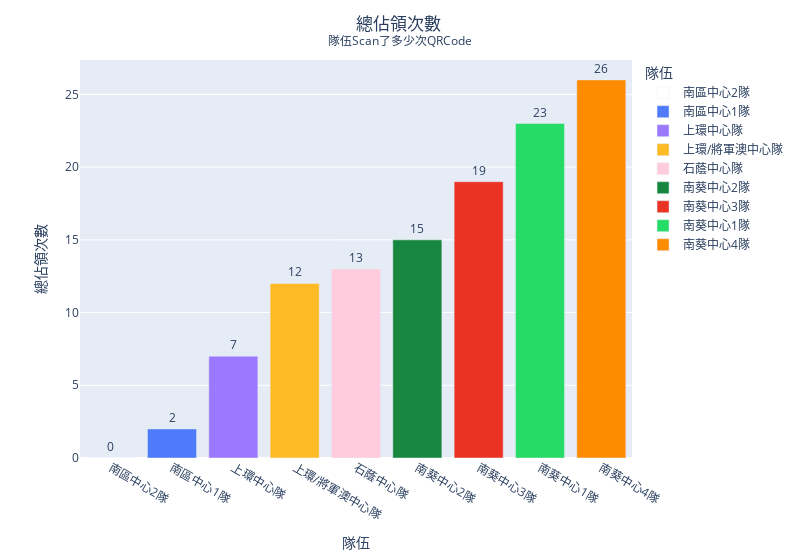

Notebook source saved alongside this figure:
### Code cell
fig = px.bar(
    users_df.sort('total_captured'), 
    x='name', 
    y='total_captured', 
    hover_data=['name', 'score', 'total_captured', 'duration', 'final_level', 'total_captured'], 
    labels={
        'name': "隊伍",
        'score': "分數",
        'score_offset': "分數",
        'total_captured': "總佔領次數",
        'final_level': "最終等級",
        'duration': "佔領時長",
        'total_captured': "總佔領次數"
    }, 
    color='name', 
    color_discrete_map=color_discrete_map, 
    text_auto='.0f',
    width=800,
)

fig.update_traces(textfont_size=12, textangle=0, textposition="outside", cliponaxis=False)
fig.update_layout(title_text='總佔領次數 <br><sup>隊伍Scan了多少次QRCode</sup>', title_x=0.5)

fig.show()

### Figure 1 — Plotly figure (JSON) as saved in the notebook; plotly's stock layout.template omitted (floating-point values rounded to 4 significant figures)
{"data": [{"alignmentgroup": "True", "cliponaxis": false, "customdata": [[0, 0, 1]], "hovertemplate": "隊伍=%{x}<br>總佔領次數=%{y}<br>分數=%{customdata[0]}<br>佔領時長=%{customdata[1]}<br>最終等級=%{customdata[2]}<extra></extra>", "legendgroup": "南區中心2隊", "marker": {"color": "#ffffff", "pattern": {"shape": ""}}, "name": "南區中心2隊", "offsetgroup": "南區中心2隊", "orientation": "v", "showlegend": true, "textangle": 0, "textfont": {"size": 12}, "textposition": "outside", "texttemplate": "%{y:.0f}", "type": "bar", "x": ["南區中心2隊"], "xaxis": "x", "y": [0], "yaxis": "y"}, {"alignmentgroup": "True", "cliponaxis": false, "customdata": [[8818.0, 3527.0, 3]], "hovertemplate": "隊伍=%{x}<br>總佔領次數=%{y}<br>分數=%{customdata[0]}<br>佔領時長=%{customdata[1]}<br>最終等級=%{customdata[2]}<extra></extra>", "legendgroup": "南區中心1隊", "marker": {"color": "#4f7af9", "pattern": {"shape": ""}}, "name": "南區中心1隊", "offsetgroup": "南區中心1隊", "orientation": "v", "showlegend": true, "textangle": 0, "textfont": {"size": 12}, "textposition": "outside", "texttemplate": "%{y:.0f}", "type": "bar", "x": ["南區中心1隊"], "xaxis": "x", "y": [2], "yaxis": "y"}, {"alignmentgroup": "True", "cliponaxis": false, "customdata": [[6007.0, 5870.0, 3]], "hovertemplate": "隊伍=%{x}<br>總佔領次數=%{y}<br>分數=%{customdata[0]}<br>佔領時長=%{customdata[1]}<br>最終等級=%{customdata[2]}<extra></extra>", "legendgroup": "上環中心隊", "marker": {"color": "#9c78fe", "pattern": {"shape": ""}}, "name": "上環中心隊", "offsetgroup": "上環中心隊", "orientation": "v", "showlegend": true, "textangle": 0, "textfont": {"size": 12}, "textposition": "outside", "texttemplate": "%{y:.0f}", "type": "bar", "x": ["上環中心隊"], "xaxis": "x", "y": [7], "yaxis": "y"}, {"alignmentgroup": "True", "cliponaxis": false, "customdata": [[15470.0, 44610.0, 3]], "hovertemplate": "隊伍=%{x}<br>總佔領次數=%{y}<br>分數=%{customdata[0]}<br>佔領時長=%{customdata[1]}<br>最終等級=%{customdata[2]}<extra></extra>", "legendgroup": "上環/將軍澳中心隊", "marker": {"color": "#febb26", "pattern": {"shape": ""}}, "name": "上環/將軍澳中心隊", "offsetgroup": "上環/將軍澳中心隊", "orientation": "v", "showlegend": true, "textangle": 0, "textfont": {"size": 12}, "textposition": "outside", "texttemplate": "%{y:.0f}", "type": "bar", "x": ["上環/將軍澳中心隊"], "xaxis": "x", "y": [12], "yaxis": "y"}, {"alignmentgroup": "True", "cliponaxis": false, "customdata": [[2117.0, 27650.0, 3]], "hovertemplate": "隊伍=%{x}<br>總佔領次數=%{y}<br>分數=%{customdata[0]}<br>佔領時長=%{customdata[1]}<br>最終等級=%{customdata[2]}<extra></extra>", "legendgroup": "石蔭中心隊", "marker": {"color": "#ffccdd", "pattern": {"shape": ""}}, "name": "石蔭中心隊", "offsetgroup": "石蔭中心隊", "orientation": "v", "showlegend": true, "textangle": 0, "textfont": {"size": 12}, "textposition": "outside", "texttemplate": "%{y:.0f}", "type": "bar", "x": ["石蔭中心隊"], "xaxis": "x", "y": [13], "yaxis": "y"}, {"alignmentgroup": "True", "cliponaxis": false, "customdata": [[15450.0, 46440.0, 2]], "hovertemplate": "隊伍=%{x}<br>總佔領次數=%{y}<br>分數=%{customdata[0]}<br>佔領時長=%{customdata[1]}<br>最終等級=%{customdata[2]}<extra></extra>", "legendgroup": "南葵中心2隊", "marker": {"color": "#17873f", "pattern": {"shape": ""}}, "name": "南葵中心2隊", "offsetgroup": "南葵中心2隊", "orientation": "v", "showlegend": true, "textangle": 0, "textfont": {"size": 12}, "textposition": "outside", "texttemplate": "%{y:.0f}", "type": "bar", "x": ["南葵中心2隊"], "xaxis": "x", "y": [15], "yaxis": "y"}, {"alignmentgroup": "True", "cliponaxis": false, "customdata": [[55590.0, 46680.0, 3]], "hovertemplate": "隊伍=%{x}<br>總佔領次數=%{y}<br>分數=%{customdata[0]}<br>佔領時長=%{customdata[1]}<br>最終等級=%{customdata[2]}<extra></extra>", "legendgroup": "南葵中心3隊", "marker": {"color": "#ea3323", "pattern": {"shape": ""}}, "name": "南葵中心3隊", "offsetgroup": "南葵中心3隊", "orientation": "v", "showlegend": true, "textangle": 0, "textfont": {"size": 12}, "textposition": "outside", "texttemplate": "%{y:.0f}", "type": "bar", "x": ["南葵中心3隊"], "xaxis": "x", "y": [19], "yaxis": "y"}, {"alignmentgroup": "True", "cliponaxis": false, "customdata": [[10110.0, 47760.0, 2]], "hovertemplate": "隊伍=%{x}<br>總佔領次數=%{y}<br>分數=%{customdata[0]}<br>佔領時長=%{customdata[1]}<br>最終等級=%{customdata[2]}<extra></extra>", "legendgroup": "南葵中心1隊", "marker": {"color": "#25dc67", "pattern": {"shape": ""}}, "name": "南葵中心1隊", "offsetgroup": "南葵中心1隊", "orientation": "v", "showlegend": true, "textangle": 0, "textfont": {"size": 12}, "textposition": "outside", "texttemplate": "%{y:.0f}", "type": "bar", "x": ["南葵中心1隊"], "xaxis": "x", "y": [23], "yaxis": "y"}, {"alignmentgroup": "True", "cliponaxis": false, "customdata": [[44890.0, 77040.0, 3]], "hovertemplate": "隊伍=%{x}<br>總佔領次數=%{y}<br>分數=%{customdata[0]}<br>佔領時長=%{customdata[1]}<br>最終等級=%{customdata[2]}<extra></extra>", "legendgroup": "南葵中心4隊", "marker": {"color": "#ff8b00", "pattern": {"shape": ""}}, "name": "南葵中心4隊", "offsetgroup": "南葵中心4隊", "orientation": "v", "showlegend": true, "textangle": 0, "textfont": {"size": 12}, "textposition": "outside", "texttemplate": "%{y:.0f}", "type": "bar", "x": ["南葵中心4隊"], "xaxis": "x", "y": [26], "yaxis": "y"}], "layout": {"barmode": "relative", "legend": {"title": {"text": "隊伍"}, "tracegroupgap": 0}, "margin": {"t": 60}, "title": {"text": "總佔領次數 <br><sup>隊伍Scan了多少次QRCode</sup>", "x": 0.5}, "width": 800, "xaxis": {"anchor": "y", "categoryarray": ["南區中心2隊", "南區中心1隊", "上環中心隊", "上環/將軍澳中心隊", "石蔭中心隊", "南葵中心2隊", "南葵中心3隊", "南葵中心1隊", "南葵中心4隊"], "categoryorder": "array", "domain": [0, 1], "title": {"text": "隊伍"}}, "yaxis": {"anchor": "x", "domain": [0, 1], "title": {"text": "總佔領次數"}}}}
